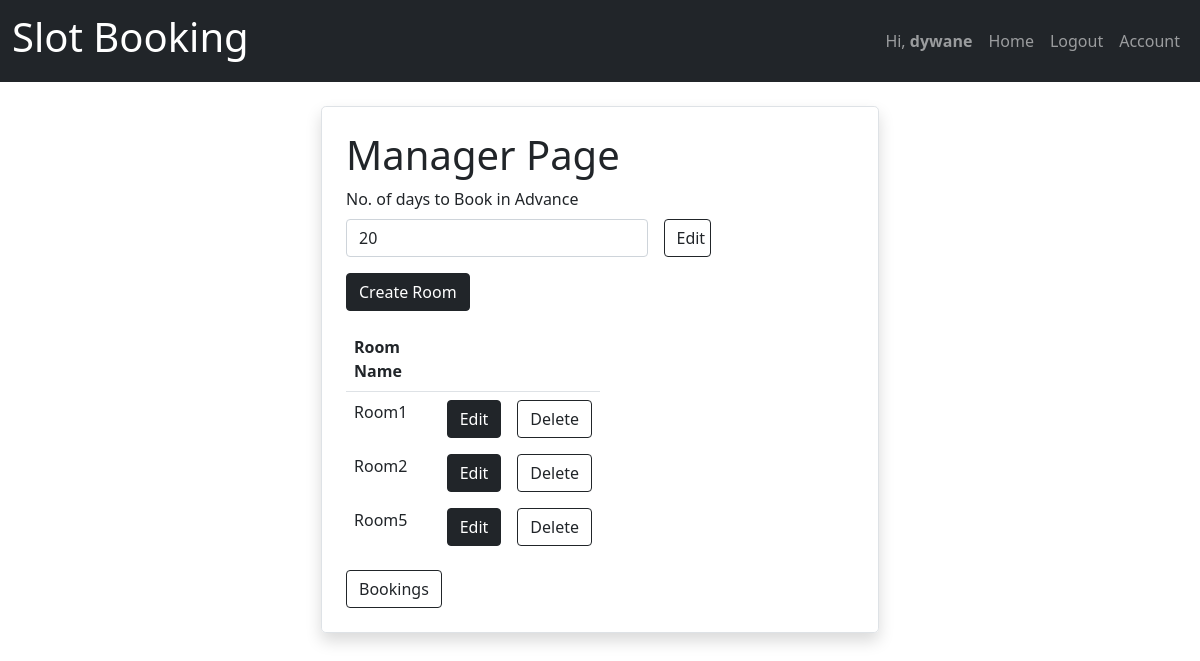
Screenshot of /manager/ (signed in) with the database file from the repository.
### account/models.py (models this page shows)
class CustomUser(AbstractUser):
    phone_regex = RegexValidator(regex=r'\d{9,10}$',message='Phone number in format 9999999999. Upto 10 digits')
    is_customer = models.BooleanField(default=False)
    is_manager = models.BooleanField(default=False)
    phone = models.CharField(validators=[phone_regex],max_length=10,null = False,unique=True)

### manager/models.py (models this page shows, shortened)
class AdvanceBooking(models.Model):
    manager_id = models.ForeignKey(CustomUser, on_delete=models.CASCADE, related_name="room_manager_id")
    no_of_days = models.IntegerField(null=False, default=15, blank=False)

class Rooms(models.Model):
    id = models.UUIDField(primary_key=True, default=uuid.uuid4, editable=False)
    room_owner = models.ForeignKey(CustomUser, on_delete=models.CASCADE)
    room_name = models.CharField(max_length=10, null=False)
    class Meta:
        unique_together = ('room_owner', 'room_name')

### manager/decorators.py (the view)
        def wrap(request,*args,**kwargs):
            if request.user.is_manager:
                return view_func(request,*args,**kwargs)
            else:
                raise PermissionDenied

### manager/views.py (called while the page is built)
@login_required
@role_required(allowed=['manager'])
def manager(request):
    rooms = Rooms.objects.filter(room_owner=request.user)
    advancebooking = AdvanceBooking.objects.get(manager_id=request.user)
    context={'rooms':rooms,'adv_days':advancebooking}
    return render(request,'manager/manager.html',context)

### manager/templates/manager/manager.html (shortened to what this page needs)
{% extends 'basic.html' %}
{%block content%}
<div class="container d-flex justify-content-center">
    <div class="w-50 border shadow p-4 rounded-3">
        <h1> Manager Page</h1>
        <div>
            <form method="POST" action="{% url 'advance_days' %}">
                <div>
                    <Label class="form-label">No. of days to Book in Advance </Label>
                    <div class="row gx-3 w-75">
                        <div class="col-10 ">
                            <input class="col form-control" type="text" name="adv_days" value="{{adv_days.no_of_days}}"
                                   required>
                        </div>
                        <div class="col-2">
                            <input class="col form-control btn btn-outline-dark" type="submit" value="Edit">
                        </div>
                    </div>
                </div>
            </form>
            <div>
                <a href="{% url 'create_room'%}" class="btn btn-dark mt-3"> Create Room </a>
            </div>
            {%if rooms %}
            <table class="table w-50 mt-3">
                <thread>
                    <tr>
                        <th>Room Name</th>
                        <th colspan="2" class="text-center"> </th>
                    </tr>
                </thread>
                <tbody class="border-0">
                {% for room in rooms %}
                <tr class="border-0">
                    <td class="border-0">
                        <Label>{{room.room_name}}</Label>
                    </td>
                    <td class="d-flex justify-content-end border-0">
                        <form action="{% url 'time_slot' room.id%}" class="me-3">
                            <input type="submit" class="btn btn-dark" value="Edit"> </input>
                        </form>
                        <form action="{% url 'delete_room' room.pk %}" method="POST">
                            <input type="submit" class="btn btn-outline-dark" value="Delete"> </input>
                        </form>
                    </td>
                    {% endfor %}
                </tr>
                </tbody>
            </table>
            {% endif %}
            <a href="{% url 'bookings' %}">
                <button class="btn btn-outline-dark">Bookings</button>
            </a>
        </div>
    </div>
</div>
{%endblock content%}

### templates/navbar.html (shortened to what this page needs)
<a href="/">
    <nav class="navbar navbar-expand-lg navbar-dark bg-dark mb-4">
        <div class="container-fluid">
            <a class="navbar-brand" href="/"><h1>Slot Booking</h1></a>
            <div class="collapse navbar-collapse" id="navbarSupportedContent">
                <ul class="navbar-nav ms-auto mb-2 mb-lg-0">
                    {% if request.user.is_authenticated %}
                    <li class="nav-item">
                        <p class="nav-link mb-0" aria-current="page">Hi, <strong>{{user.username}}</strong> </p>
                    </li>
                    <li class="nav-item">
                        <a class="nav-link" href="/">Home</a>
                    </li>
                    <li class="nav-item">
                        <a class="nav-link" href="{% url 'logoutPage' %}">Logout</a>
                    </li>
                    {% if request.user.is_manager %}
                    <li class="nav-item">
                        <a class="nav-link" href="{% url 'profile_manager' %}">Account</a>
                    </li>
                    {% else %}
                    <li class="nav-item">
                        <a class="nav-link" href="{% url 'profile_client' %}">Account</a>
                    </li>
                    {% endif %}
                    {% endif %}
                </ul>
            </div>
        </div>
    </nav>
</a>

### rows the page displays
CustomUser: username "dywane"
AdvanceBooking: adv_days "20"
Rooms: room_name "Room1"
Rooms: room_name "Room2"
Rooms: room_name "Room5"
